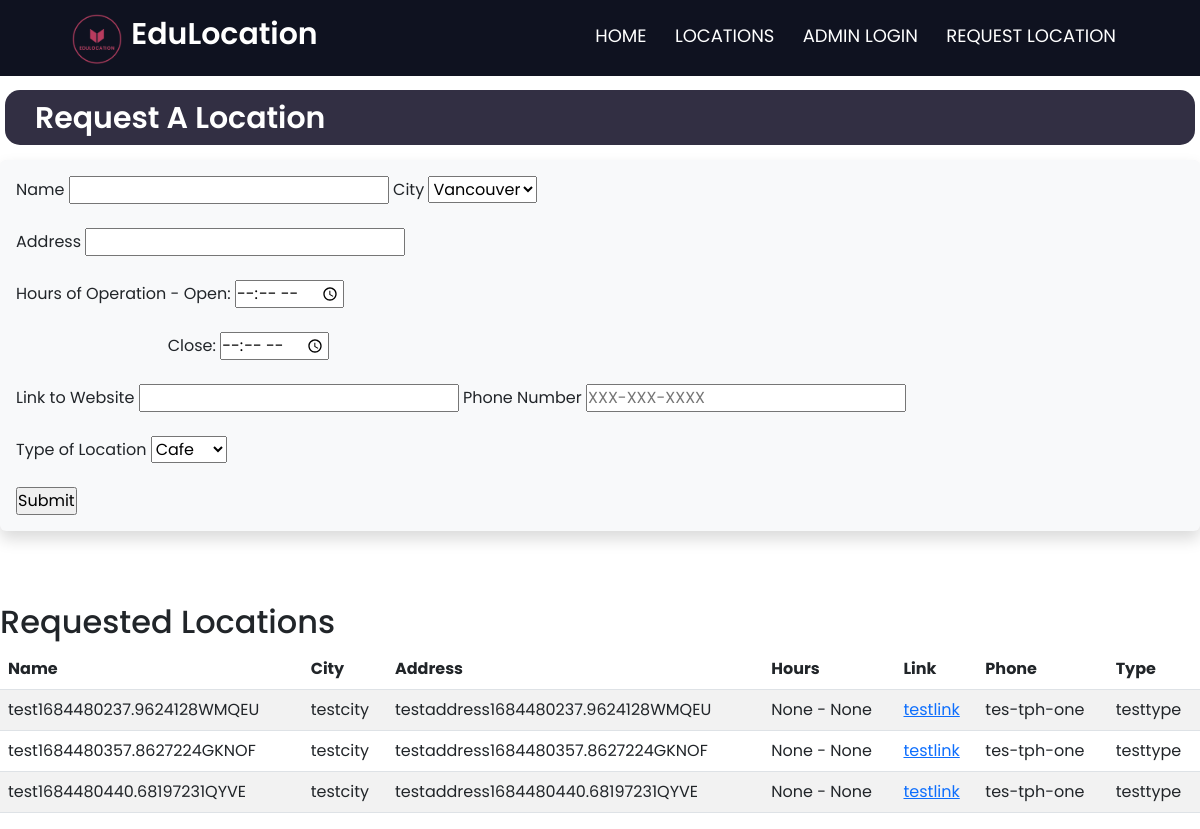
The page /request-location on the database as committed earlier.
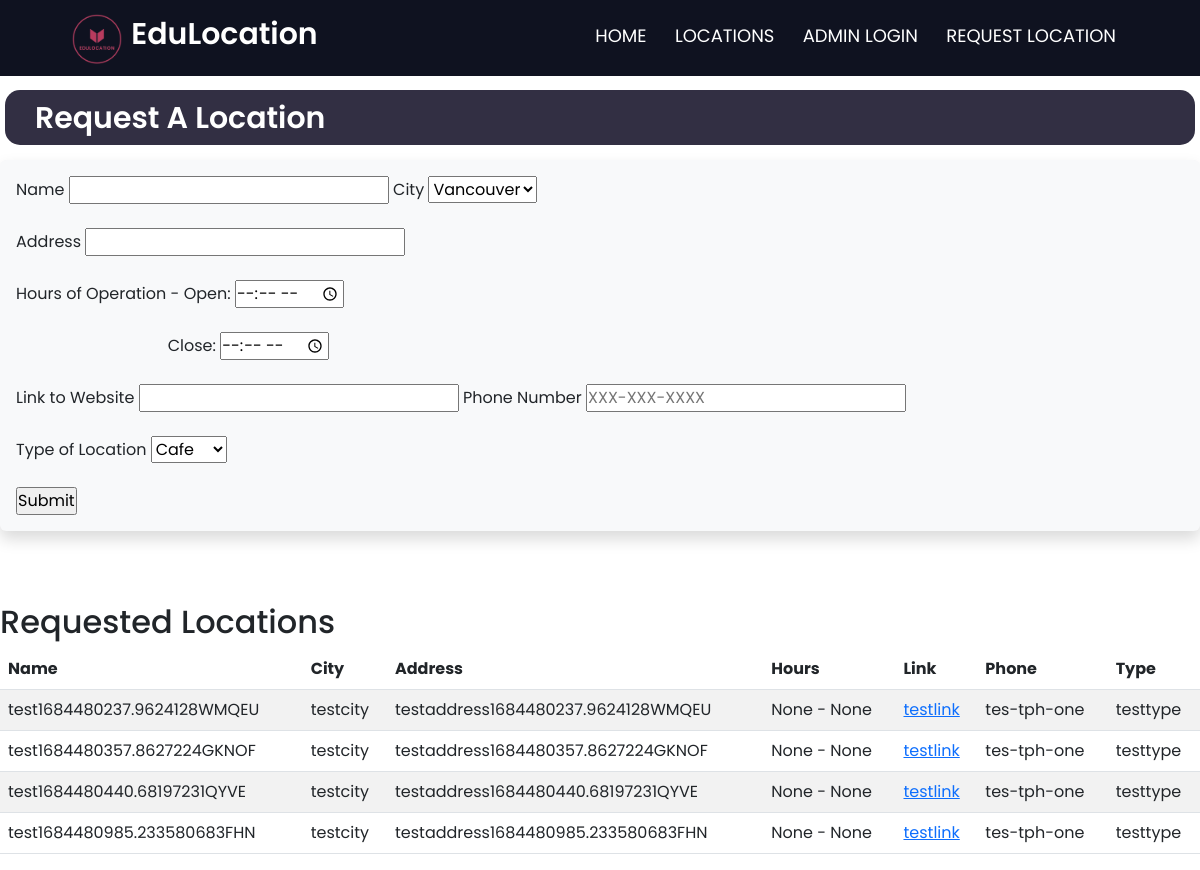
The same page on the database as committed later.
### models.py (models this page shows, shortened)
class RequestLocation(db.Model):
    id = db.Column("id", db.Integer, primary_key=True)
    name = db.Column(db.String(100), nullable=False)
    city = db.Column(db.String(100))
    address = db.Column(db.String(100), unique=True)
    hours = db.Column(db.String(100))
    link = db.Column(db.String(100))
    phone = db.Column(db.String(100))
    location_type = db.Column(db.String(100))

### myapp.py (the view, shortened to what this page needs)
@app.route("/request-location", methods=["GET", "POST"])
def request_location():
    form = UserForm()
    requests = RequestLocation.query.all()
    return render_template("request.html", form=form, requests=requests)

### models.py
class UserForm(FlaskForm):
    name = StringField("Name", validators=[DataRequired()])
    city = StringField("City", validators=[DataRequired()])
    address = StringField("Address", validators=[DataRequired()])
    hours = StringField("Hours of Operation", validators=[DataRequired()])
    link = StringField("Link to Website", validators=[DataRequired()])
    phone = StringField("Phone Number", validators=[DataRequired()])
    location_type = StringField("Type of Location", validators=[DataRequired()])
    submit = SubmitField("Submit")

### templates/request.html (shortened to what this page needs)
{% extends 'base.html' %}
{% block content %}
    <link rel="stylesheet" href="/static/main.css" />
    <section class="dashboard">
        <h1>Request A Location</h1>
    </section>
    <div class="shadow p-3 mb-5 bg-body-tertiary rounded">
        <form method="POST" action="{{ url_for('request_location') }}">
            <label for="name">Name</label>
            <input id="name" name="name" required type="text">
            {{ form.city.label }}
            <select name="city">
                <option value="Vancouver">Vancouver</option>
            </select>
            <br></br>
            <label for="address">Address</label>
            <input id="address" name="address" required type="text">
            <br></br>
            <label>Hours of Operation -</label>
            <label for="open">Open:</label>
            <input type="time" name="open" required><br></br>
            <label for="close" style="margin-left: 151.64px;">Close:</label>
            <input type="time" name="close" required><br></br>
            <label for="link">Link to Website</label>
            <input id="link" name="link" required type="text">
            {{ form.phone.label }}
            <input id="phone" name="phone" required
            type="text"
            pattern="\d{10}|\d{3}-\d{3}-\d{4}"
            oninvalid="setCustomValidity('Please enter the proper format : (XXX-XXX-XXXX)')"
            oninput="setCustomValidity('')"
            placeholder="XXX-XXX-XXXX">
            <br> <br>
            <label for="location_type">Type of Location</label>
            <select name="location_type">
            <option value="Cafe">Cafe</option>
            </select>
            <br> <br>
            {{ form.submit }}
        </form>
    </div>
    <br>
    <h2>Requested Locations</h2>
    <table class="table table-striped table-hover">
        <thead>
            <tr>
                <th>Name</th>
                <th>City</th>
                <th>Address</th>
                <th>Hours</th>
                <th>Link</th>
                <th>Phone</th>
                <th>Type</th>
            </tr>
        </thead>
        <tbody>
            {% for request in requests %}
            <tr>
                <td>{{ request.name }}</td>
                <td>{{ request.city }}</td>
                <td>{{ request.address }}</td>
                <td>{{ request.hours }}</td>
                <td><a href="{{ request.link }}" target="_blank">{{ request.link }}</a></td>
                <td>{{ request.phone }}</td>
                <td>{{ request.location_type }}</td>
            </tr>
            {% endfor %}
        </tbody>
    </table>
{% endblock %}

### templates/base.html (shortened to what this page needs)
<!DOCTYPE html>
<html lang="en">
  <head>
    <link rel="stylesheet" href="https://cdn.jsdelivr.net/npm/bootstrap@5.3.0-alpha3/dist/css/bootstrap.min.css">
    <link rel="stylesheet" href="/static/main.css" />
  </head>
  <body>
    <section class="header">
      <nav>
        <a href="/">
          <img src="/static/image/home.png">
          <span class="home-text">EduLocation</span>
        </a>
        <div class="nav-links">
          <ul>
            <li><a href="/">HOME</a></li>
            <li class="dropdown">LOCATIONS
            </li>
            <li><a href="{{ url_for('admin') }}">ADMIN LOGIN</a></li>
            <li><a href="{{ url_for('request_location') }}">REQUEST LOCATION</a></li>
          </ul>
        </div>
    </section>
    {% block content %}
    {% endblock %}
  </body>
</html>

### static/main.css (style rules this page uses)
* { box-sizing: border-box; margin: 0; padding: 0; font-family: 'Poppins', sans-serif; }
nav { position: fixed; width: 100%; display: flex; padding: 0.7% 6%; justify-content: space-between; align-items: center; background-color: rgb(15,18,32); z-index: 99; transition-duration: 0.2s ; }
nav img { width: 50px; }
.nav-links { flex: 1; text-align: right; }
.nav-links ul li { list-style: none; display: inline-block; padding-top: 14px; padding-left: 12px; padding-right: 12px; position: relative; }
.nav-links ul li a { color: #fff; text-decoration: none; font-size: 18px; }
.nav-links ul li::after { content: ''; width: 0%; height: 2px; background: #f44336; display: block; margin: auto; transition: 0.5s; }
.home-text { color: #fff; font-size: 30px; text-align: center; margin-left: 5px; font-weight: 600; }
.dropdown { color: #fff; text-decoration: none; font-size: 18px; }
.header { min-height: 40px; width: 100%; position: relative; }
nav a { text-decoration: none; }
.dashboard { margin-top: 50px; margin-bottom: 15px; margin-left: 5px; margin-right:5px; padding-left: 30px; padding-top: 10px; padding-bottom: 1px; background-color: #322F43; border-radius: 15px; color: #fff; }
.dashboard h1 { font-size: 30px; font-weight: 600; }

Rows that differ between the two databases and show on the page:
added RequestLocation: name "test1684480985.233580683FHN", city "testcity", address "testaddress1684480985.233580683FHN", hours "None - None", link "testlink", phone "tes-tph-one", location_type "testtype"
